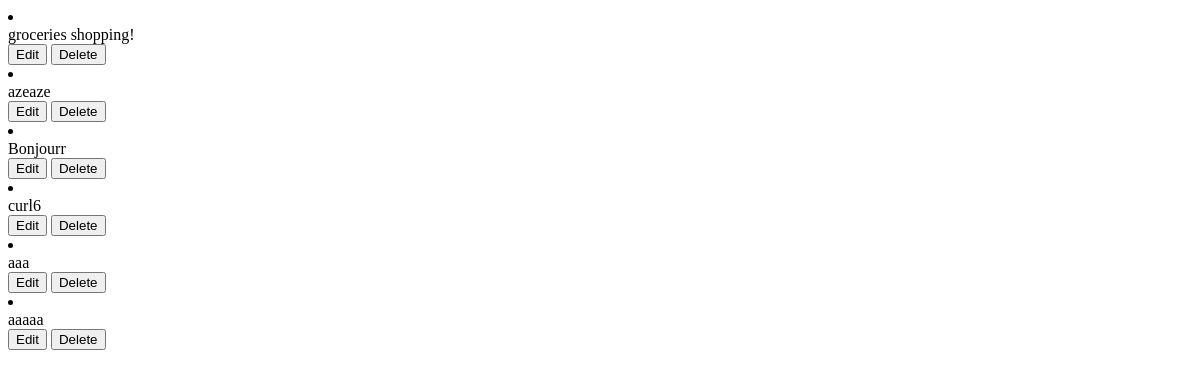
/todo/task_list (signed in), run on an earlier commit of the app's database.
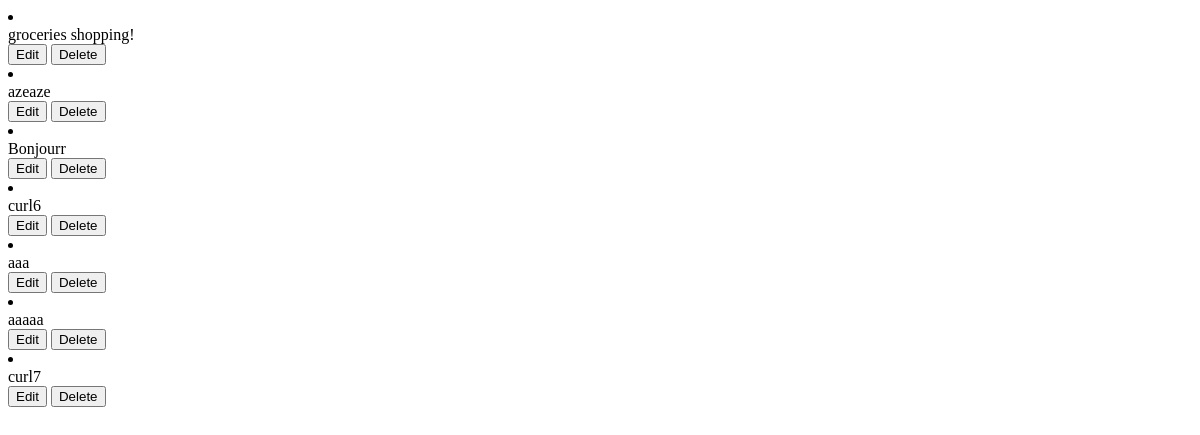
And on a later commit of the database.
### todo/models.py (models this page shows, shortened)
class Task(models.Model):
    owner = models.ForeignKey(settings.AUTH_USER_MODEL, on_delete=models.CASCADE)
    title = models.CharField(max_length=100)

### todo/views.py (the view)
# urls.py: path("task_list", views.task_list, name="task_list"),
@login_required
def task_list(request):
    return render(request, 'todo/task_list.html', {
        'tasks': Task.objects.filter(owner=request.user.id),
    })

### todo/templates/todo/task_list.html
{% for task in tasks %}
<li class="py-3 shadow list-group-item " id="list_{{ task.id }}">
    <div class="d-flex align-items-center">
        <div class="me-auto p-2">
            <span class=" h4" id="text_{{ task.id }}"> {{ task.title }} </span>
        </div>
        <div class="p-2">
            <button class="btn btn-secondary" hx-get="{% url 'edit_task' task.id %}" hx-target="#dialog">Edit</button>
            <button class="btn btn-danger" hx-get="{% url 'delete_task' task.id %}" hx-target="#dialog">Delete</button>
        </div>
    </div>
</li>
{% endfor %}

What changed in the data, as far as the page shows it:
added Task: title "curl7"
